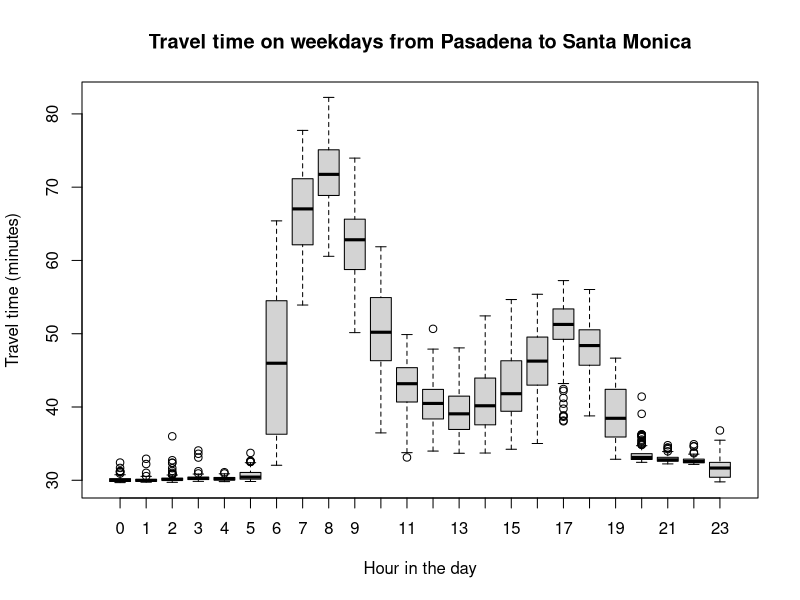
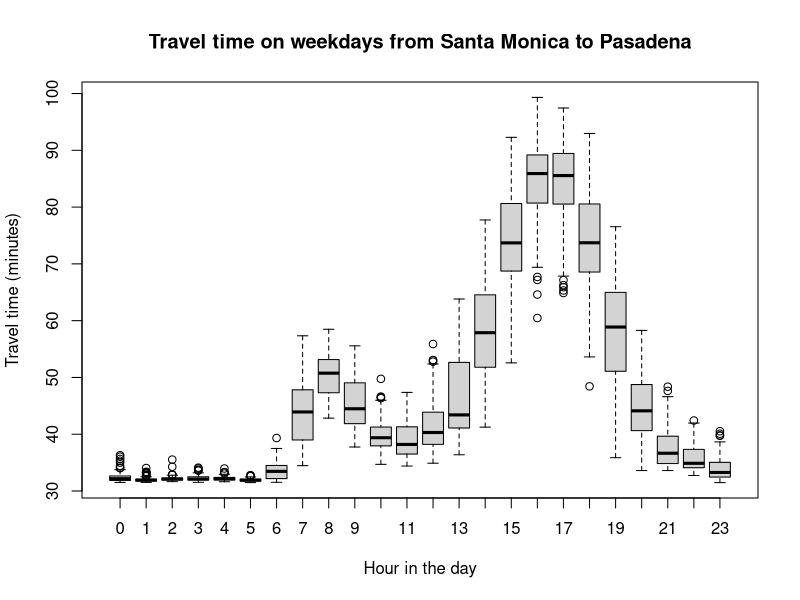
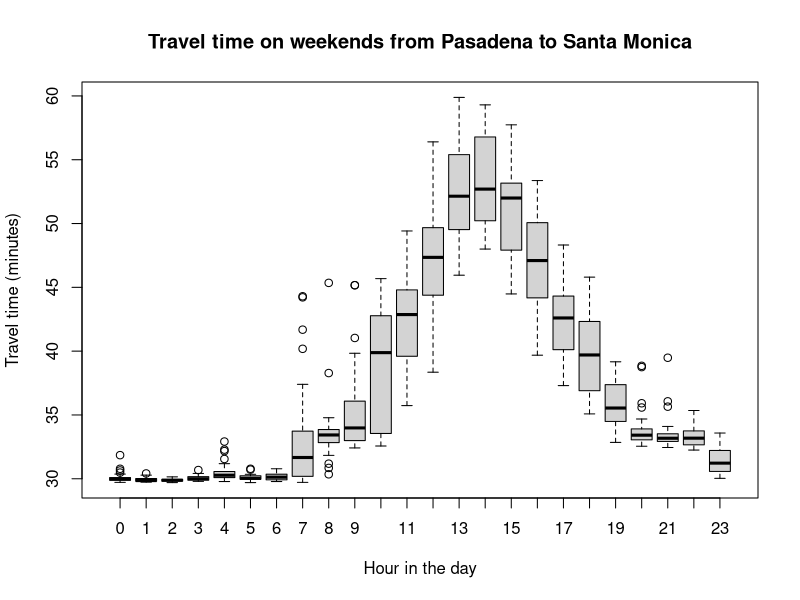
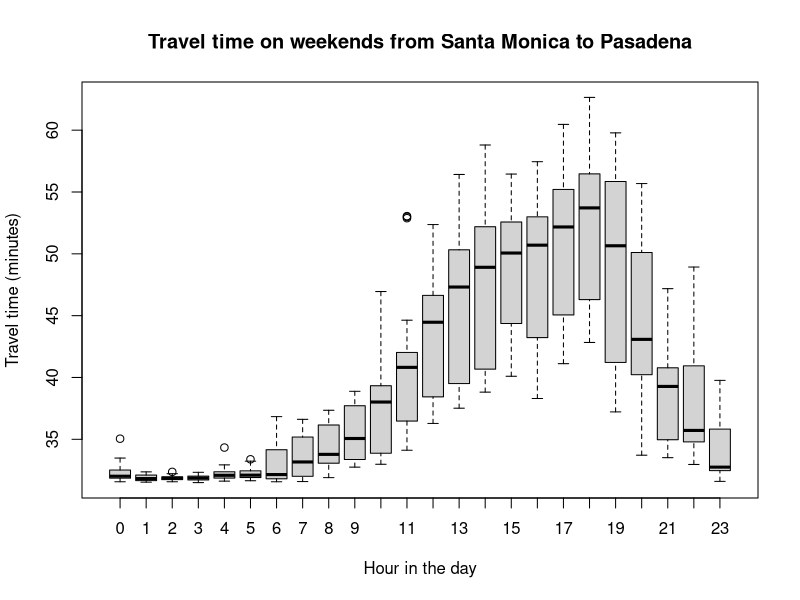
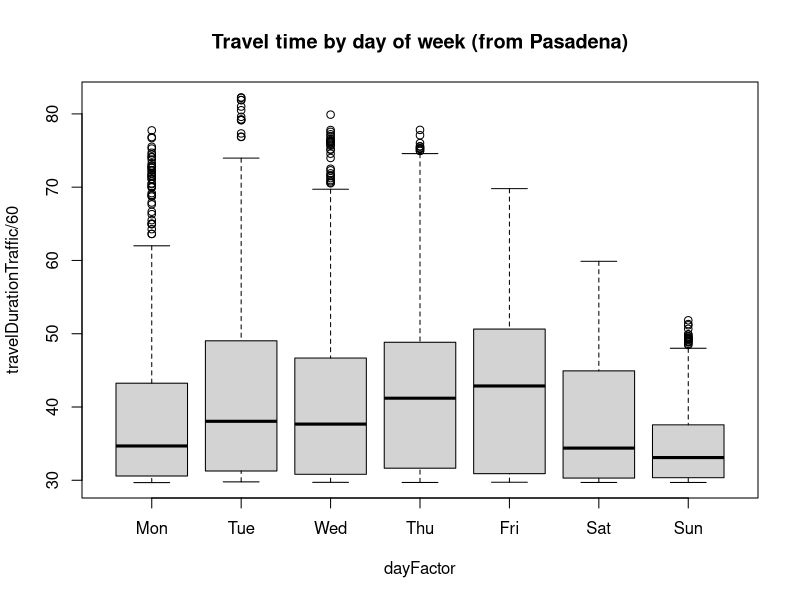
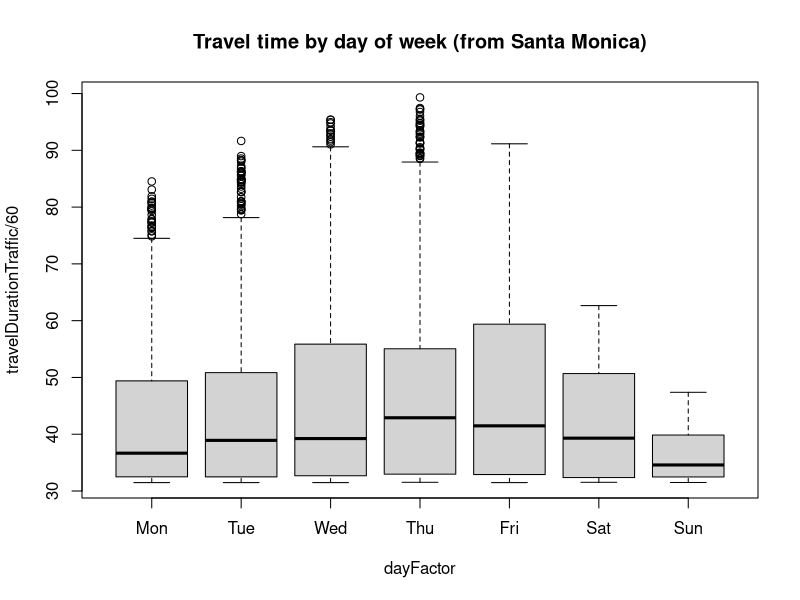

R code for these plots, in order:
## ---- chunk 1
# read data
data <- read.csv("data/data.csv", header=TRUE,sep="\t" )
data$dow <- weekdays(as.Date(data$dt))

# find dates bound for data
dtf <- levels(data$dt)
dtfl <- sort(dtf)
## ---- chunk 2

 isWeekend <- Vectorize(function(s) {
  return( s == "Saturday" || s == "Sunday")
})

plotBarPlot <- function( d, title) {
  boxplot(travelDurationTraffic/60  ~ hour, 
        xlab = "Hour in the day", ylab = "Travel time (minutes)",
        data = d,main= title)
}

plotWeek <- function(data, title) {
  dayFactor = factor ( data$dow, levels = c("Monday", "Tuesday", "Wednesday", "Thursday", "Friday", "Saturday", "Sunday"))
# abbrevviate day names for labels
abbDays <- lapply( levels(dayFactor), function(s) {substring(s,0,3)} )
  
boxplot( travelDurationTraffic/60 ~ dayFactor, data = data, xlabel="Day of Week",
         names = abbDays,
         ylabel="Travel time (minutes)", main = title)
}



fromhome <- data[data$route =="home-to-work",]
fromwork <- data[data$route =="work-to-home",]

weekdayh <- subset(fromhome ,  !isWeekend(dow) )
weekendh <- subset(fromhome ,  isWeekend(dow) )

weekdayw <- subset(fromwork ,  !isWeekend(dow) )
weekendw <- subset(fromwork ,  isWeekend(dow) )

plotBarPlot(weekdayh,"Travel time on weekdays from Pasadena to Santa Monica")
plotBarPlot(weekdayw,"Travel time on weekdays from Santa Monica to Pasadena")
plotBarPlot(weekendh,"Travel time on weekends from Pasadena to Santa Monica")
plotBarPlot(weekendw,"Travel time on weekends from Santa Monica to Pasadena")

plotWeek(fromhome,"Travel time by day of week (from Pasadena)")
plotWeek(fromwork,"Travel time by day of week (from Santa Monica)")

